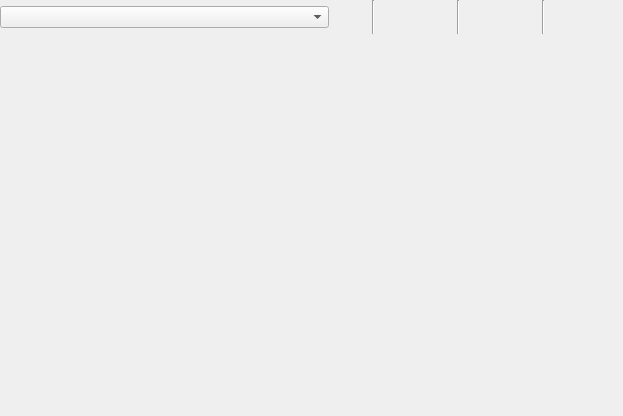
<?xml version="1.0" encoding="UTF-8"?>
<ui version="4.0">
 <class>PresetWidgetContainer</class>
 <widget class="QWidget" name="PresetWidgetContainer">
  <property name="geometry">
   <rect>
    <x>0</x>
    <y>0</y>
    <width>623</width>
    <height>416</height>
   </rect>
  </property>
  <property name="windowTitle">
   <string>Form</string>
  </property>
  <layout class="QVBoxLayout" name="verticalLayout">
   <property name="leftMargin">
    <number>0</number>
   </property>
   <property name="topMargin">
    <number>0</number>
   </property>
   <property name="rightMargin">
    <number>0</number>
   </property>
   <property name="bottomMargin">
    <number>0</number>
   </property>
   <item>
    <layout class="QHBoxLayout" name="horizontalLayout">
     <property name="spacing">
      <number>4</number>
     </property>
     <item>
      <widget class="QComboBox" name="presetComboBox">
       <property name="sizePolicy">
        <sizepolicy hsizetype="Expanding" vsizetype="Fixed">
         <horstretch>0</horstretch>
         <verstretch>0</verstretch>
        </sizepolicy>
       </property>
      </widget>
     </item>
     <item>
      <widget class="QToolButton" name="resetButton">
       <property name="toolTip">
        <string>重置工作设置到预设</string>
       </property>
       <property name="icon">
        <iconset resource="../resources/icon/icon.qrc">
         <normaloff>:/icon/reset</normaloff>:/icon/reset</iconset>
       </property>
       <property name="iconSize">
        <size>
         <width>27</width>
         <height>27</height>
        </size>
       </property>
       <property name="toolButtonStyle">
        <enum>Qt::ToolButtonIconOnly</enum>
       </property>
       <property name="autoRaise">
        <bool>true</bool>
       </property>
      </widget>
     </item>
     <item>
      <widget class="Line" name="line">
       <property name="orientation">
        <enum>Qt::Vertical</enum>
       </property>
      </widget>
     </item>
     <item>
      <widget class="QToolButton" name="renameButton">
       <property name="toolTip">
        <string>重命名预设</string>
       </property>
       <property name="icon">
        <iconset resource="../resources/icon/icon.qrc">
         <normaloff>:/icon/rename</normaloff>:/icon/rename</iconset>
       </property>
       <property name="iconSize">
        <size>
         <width>27</width>
         <height>27</height>
        </size>
       </property>
       <property name="toolButtonStyle">
        <enum>Qt::ToolButtonIconOnly</enum>
       </property>
       <property name="autoRaise">
        <bool>true</bool>
       </property>
      </widget>
     </item>
     <item>
      <widget class="QToolButton" name="saveButton">
       <property name="toolTip">
        <string>保存预设</string>
       </property>
       <property name="icon">
        <iconset resource="../resources/icon/icon.qrc">
         <normaloff>:/icon/save</normaloff>:/icon/save</iconset>
       </property>
       <property name="iconSize">
        <size>
         <width>27</width>
         <height>27</height>
        </size>
       </property>
       <property name="toolButtonStyle">
        <enum>Qt::ToolButtonIconOnly</enum>
       </property>
       <property name="autoRaise">
        <bool>true</bool>
       </property>
      </widget>
     </item>
     <item>
      <widget class="Line" name="line_2">
       <property name="orientation">
        <enum>Qt::Vertical</enum>
       </property>
      </widget>
     </item>
     <item>
      <widget class="QToolButton" name="addButton">
       <property name="toolTip">
        <string>复制并创建新预设</string>
       </property>
       <property name="icon">
        <iconset resource="../resources/icon/icon.qrc">
         <normaloff>:/icon/add</normaloff>:/icon/add</iconset>
       </property>
       <property name="iconSize">
        <size>
         <width>27</width>
         <height>27</height>
        </size>
       </property>
       <property name="toolButtonStyle">
        <enum>Qt::ToolButtonIconOnly</enum>
       </property>
       <property name="autoRaise">
        <bool>true</bool>
       </property>
      </widget>
     </item>
     <item>
      <widget class="QToolButton" name="deleteButton">
       <property name="toolTip">
        <string>删除预设</string>
       </property>
       <property name="icon">
        <iconset resource="../resources/icon/icon.qrc">
         <normaloff>:/icon/remove</normaloff>:/icon/remove</iconset>
       </property>
       <property name="iconSize">
        <size>
         <width>27</width>
         <height>27</height>
        </size>
       </property>
       <property name="toolButtonStyle">
        <enum>Qt::ToolButtonIconOnly</enum>
       </property>
       <property name="autoRaise">
        <bool>true</bool>
       </property>
      </widget>
     </item>
     <item>
      <widget class="Line" name="line_3">
       <property name="orientation">
        <enum>Qt::Vertical</enum>
       </property>
      </widget>
     </item>
     <item>
      <widget class="QToolButton" name="importButton">
       <property name="toolTip">
        <string>导入预设</string>
       </property>
       <property name="icon">
        <iconset>
         <normaloff>../resources/icon/icons8-import-48.png</normaloff>../resources/icon/icons8-import-48.png</iconset>
       </property>
       <property name="iconSize">
        <size>
         <width>27</width>
         <height>27</height>
        </size>
       </property>
       <property name="toolButtonStyle">
        <enum>Qt::ToolButtonIconOnly</enum>
       </property>
       <property name="autoRaise">
        <bool>true</bool>
       </property>
      </widget>
     </item>
     <item>
      <widget class="QToolButton" name="exportButton">
       <property name="toolTip">
        <string>导出预设</string>
       </property>
       <property name="icon">
        <iconset resource="../resources/icon/icon.qrc">
         <normaloff>:/icon/export</normaloff>:/icon/export</iconset>
       </property>
       <property name="iconSize">
        <size>
         <width>27</width>
         <height>27</height>
        </size>
       </property>
       <property name="toolButtonStyle">
        <enum>Qt::ToolButtonIconOnly</enum>
       </property>
       <property name="autoRaise">
        <bool>true</bool>
       </property>
      </widget>
     </item>
    </layout>
   </item>
   <item>
    <widget class="QWidget" name="optionWidget" native="true">
     <property name="sizePolicy">
      <sizepolicy hsizetype="Preferred" vsizetype="Expanding">
       <horstretch>0</horstretch>
       <verstretch>0</verstretch>
      </sizepolicy>
     </property>
    </widget>
   </item>
  </layout>
 </widget>
 <resources>
  <include location="../resources/icon/icon.qrc"/>
 </resources>
 <connections/>
</ui>
